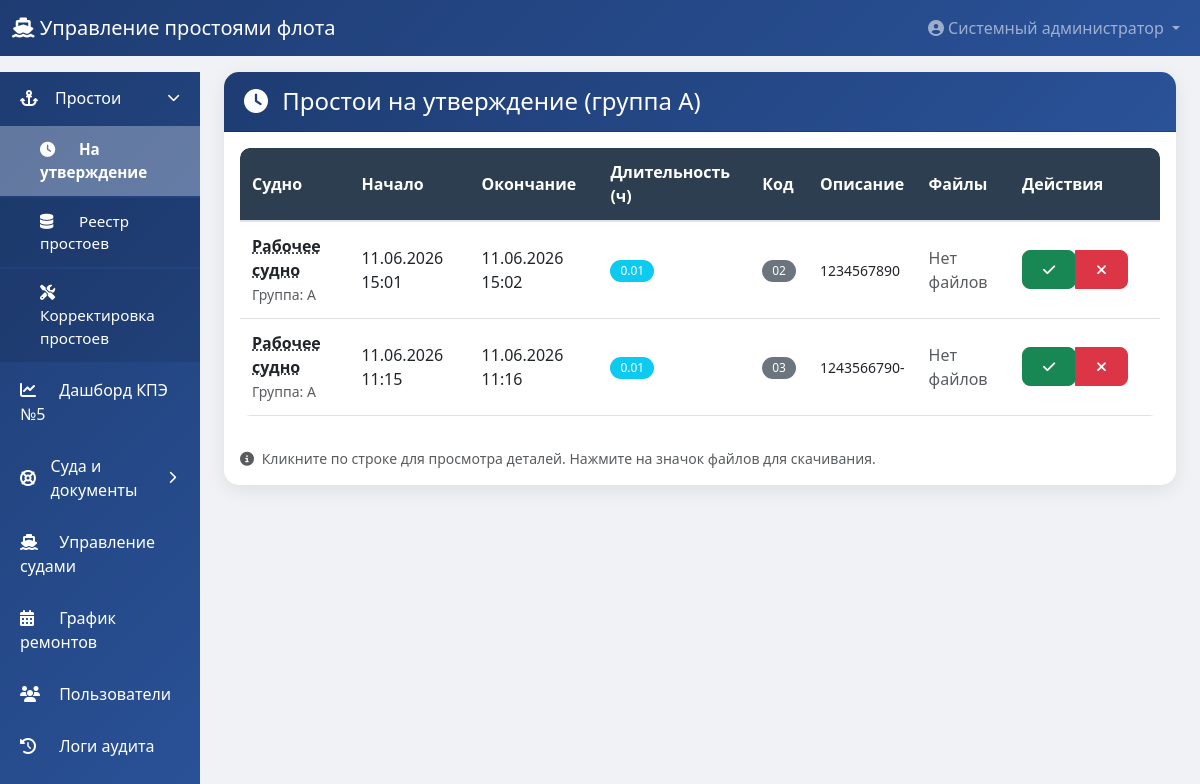
Page /engineer/pending (signed in) on the committed database.
### models.py (models this page shows, shortened)
class User(UserMixin, db.Model):
    __tablename__ = 'users'
    id = db.Column(db.Integer, primary_key=True)
    username = db.Column(db.String(80), unique=True, nullable=False)
    password_hash = db.Column(db.String(200), nullable=False)
    full_name = db.Column(db.String(200), nullable=False)
    role = db.Column(db.String(20), nullable=False)
    is_active = db.Column(db.Boolean, default=True)
    ship_id = db.Column(db.Integer, db.ForeignKey('ships.id'), nullable=True)
    created_at = db.Column(db.DateTime, default=datetime.utcnow)
    ship = db.relationship('Ship', backref='captains', foreign_keys=[ship_id])

class Downtime(db.Model):
    __tablename__ = 'downtimes'
    id = db.Column(db.Integer, primary_key=True)
    ship_id = db.Column(db.Integer, db.ForeignKey('ships.id'), nullable=False)
    start_time = db.Column(db.DateTime, nullable=False)
    end_time = db.Column(db.DateTime, nullable=True)
    reason_code = db.Column(db.String(2), nullable=True)
    description = db.Column(db.Text, nullable=True)
    status = db.Column(db.String(20), default='draft')  # draft, captain_signed, approved, rejected
    engineer_comment = db.Column(db.Text, nullable=True)
    engineer_approved = db.Column(db.Boolean, default=False)
    created_by = db.Column(db.Integer, db.ForeignKey('users.id'))
    created_at = db.Column(db.DateTime, default=datetime.utcnow)
    ship = db.relationship('Ship', backref='downtimes')
    creator = db.relationship('User', backref='created_downtimes')

class Ship(db.Model):
    __tablename__ = 'ships'
    id = db.Column(db.Integer, primary_key=True)
    name = db.Column(db.String(200), nullable=False)
    reg_number = db.Column(db.String(50), unique=True)
    group = db.Column(db.String(1), nullable=False)  # A, B, C
    navigation_start = db.Column(db.Date, nullable=False)
    navigation_end = db.Column(db.Date, nullable=False)
    planned_downtime_hours = db.Column(db.Float, default=0)
    is_active = db.Column(db.Boolean, default=True)
    core = db.Column(db.String(10))                # Р.Я / Н.Я
    build_year = db.Column(db.String(20))
    gross_tonnage = db.Column(db.String(50))       # Валовая вместимость, р.т.
    rko_class = db.Column(db.String(100))          # Класс (РКО)
    id_number = db.Column(db.String(100))          # Идентификационный номер
    annual_rko = db.Column(db.String(50))          # Ежегодное РКО
    sub = db.Column(db.String(50))                 # СУБ
    min_crew_cert = db.Column(db.String(200))      # Свидетельство о минимальном составе экипажа
    dimensions = db.Column(db.String(100))         # Габариты L/B/H/T
    branch = db.Column(db.String(200))             # Филиал
    ship_type = db.Column(db.String(200))          # Тип судна
    engine_power = db.Column(db.String(50))        # Мощность главных двигателей, кВт (для земснарядов)
    electronic_charts = db.Column(db.String(3))    # Наличие электронных карт: Да / Нет
    radar = db.Column(db.String(3))                # Наличие радиолокационных станций: Да / Нет
    productivity = db.Column(db.String(50))        # Производительность

### app.py (the view)
@app.route('/engineer/pending')
@login_required
@engineer_required
def engineer_pending():
    pending_downtimes = Downtime.query.filter_by(status='captain_signed')\
        .join(Ship).filter(Ship.group == 'A')\
        .order_by(Downtime.start_time.desc()).all()
    return render_template('engineer/pending.html', downtimes=pending_downtimes)

### templates/engineer/pending.html (shortened to what this page needs)
{% extends "base.html" %}
{% block content %}
<div class="container-fluid">
    <div class="card">
        <div class="card-header bg-warning text-white">
            <h4 class="mb-0"><i class="fas fa-clock me-2"></i> Простои на утверждение (группа А)</h4>
        </div>
        <div class="card-body">
            <div class="table-responsive">
                <table class="table table-hover">
                    <thead style="background-color: #2c3e50; color: white;">
                        <tr>
                            <th style="background-color: #2c3e50; color: white;">Судно</th>
                            <th style="background-color: #2c3e50; color: white;">Начало</th>
                            <th style="background-color: #2c3e50; color: white;">Окончание</th>
                            <th style="background-color: #2c3e50; color: white;">Длительность (ч)</th>
                            <th style="background-color: #2c3e50; color: white;">Код</th>
                            <th style="background-color: #2c3e50; color: white;">Описание</th>
                            <th style="background-color: #2c3e50; color: white;">Файлы</th>
                            <th style="background-color: #2c3e50; color: white; width: 150px;">Действия</th>
                        </tr>
                    </thead>
                    <tbody>
                        {% for dt in downtimes %}
                        <tr class="clickable-row" data-downtime-id="{{ dt.id }}" style="cursor: pointer;">
                            <td>
                                <strong class="ship-info-link" data-ship-id="{{ dt.ship_id }}">{{ dt.ship.name }}</strong>
                                <br><small class="text-muted">Группа: {{ dt.ship.group }}</small>
                            </td>
                            <td>{{ dt.start_time.strftime('%d.%m.%Y %H:%M') }}</td>
                            <td>{{ dt.end_time.strftime('%d.%m.%Y %H:%M') if dt.end_time else '-' }}</td>
                            <td>
                                <span class="badge bg-info">
                                    {{ ((dt.end_time - dt.start_time).total_seconds() / 3600)|round(2) if dt.end_time else 0 }}
                                </span>
                            </td>
                            <td><span class="badge bg-secondary">{{ dt.reason_code }}</span></td>
                            <td>
                                <small>
                                    {% if dt.description %}
                                        {{ dt.description[:60] }}{% if dt.description|length > 60 %}...{% endif %}
                                    {% else %}
                                        <span class="text-muted">Нет описания</span>
                                    {% endif %}
                                </small>
                            </td>
                            <td>
                                {% if dt.files and dt.files|length > 0 %}
                                    <button class="btn btn-sm btn-outline-info"
                                            data-bs-toggle="modal"
                                            data-bs-target="#filesModal{{ dt.id }}"
                                            onclick="event.stopPropagation()"
                                            title="Просмотреть файлы">
                                        <i class="fas fa-paperclip"></i> {{ dt.files|length }}
                                    </button>
                                {% else %}
                                    <span class="text-muted">Нет файлов</span>
                                {% endif %}
                            </td>
                            <td>
                                <div class="btn-group" role="group">
                                    <form method="POST" action="{{ url_for('approve_downtime', downtime_id=dt.id) }}" style="display: inline-block;" onclick="event.stopPropagation()">
                                        <button type="submit" class="btn btn-sm btn-success"
                                                onclick="return confirm('Утвердить простой №{{ dt.id }}?')"
                                                title="Утвердить">
                                            <i class="fas fa-check"></i>
                                        </button>
                                    </form>
                                    <button type="button" class="btn btn-sm btn-danger"
                                            data-bs-toggle="modal"
                                            data-bs-target="#rejectModal{{ dt.id }}"
                                            onclick="event.stopPropagation()"
                                            title="Отклонить">
                                        <i class="fas fa-times"></i>
                                    </button>
                                </div>
                            </td>
                        </tr>
                        {% endfor %}
                    </tbody>
                </table>
            </div>
            {% if downtimes|length > 0 %}
            <div class="mt-3 text-muted small">
                <i class="fas fa-info-circle me-1"></i> Кликните по строке для просмотра деталей. Нажмите на значок файлов для скачивания.
            </div>
            {% endif %}
        </div>
    </div>
</div>
{% endblock %}

### templates/base.html (shortened to what this page needs)
<!DOCTYPE html>
<html lang="ru">
<head>
    <link href="https://cdn.jsdelivr.net/npm/bootstrap@5.3.0/dist/css/bootstrap.min.css" rel="stylesheet">
    <link rel="stylesheet" href="https://cdnjs.cloudflare.com/ajax/libs/font-awesome/6.4.0/css/all.min.css">
    <link href="https://cdn.jsdelivr.net/npm/tom-select@2.3.1/dist/css/tom-select.bootstrap5.min.css" rel="stylesheet">
</head>
<body>
    {% if current_user.is_authenticated %}
    <nav class="navbar navbar-expand-lg navbar-dark" style="background: linear-gradient(135deg, #1e3c72 0%, #2a5298 100%);">
        <div class="container-fluid">
            <a class="navbar-brand" href="{{ url_for('dashboard') }}">
                <i class="fas fa-ship"></i> Управление простоями флота
            </a>
            <div class="collapse navbar-collapse" id="navbarNav">
                <ul class="navbar-nav ms-auto">
                    <li class="nav-item dropdown">
                        <a class="nav-link dropdown-toggle" href="#" role="button" data-bs-toggle="dropdown">
                            <i class="fas fa-user-circle"></i> {{ current_user.full_name }}
                        </a>
                    </li>
                </ul>
            </div>
        </div>
    </nav>
    <div class="container-fluid mt-3">
        <div class="row">
            <div class="col-md-2 col-lg-2 d-none d-md-block sidebar p-0">
                <div class="list-group list-group-flush">
                    {% if current_user.role == 'captain' %}
                        <a href="{{ url_for('captain_dashboard') }}" class="list-group-item list-group-item-action">
                            <i class="fas fa-tachometer-alt"></i> Дашборд капитана
                        </a>
                        <a href="{{ url_for('captain_history') }}" class="list-group-item list-group-item-action">
                            <i class="fas fa-history"></i> История простоев
                        </a>
                    {% elif current_user.role == 'admin' %}
                        {% set downtimes_open = request.endpoint in ['engineer_pending', 'engineer_downtimes', 'admin_downtimes_correction'] %}
                        <a href="#downtimesGroup" class="list-group-item list-group-item-action sidebar-group-toggle {% if not downtimes_open %}collapsed{% endif %}" data-bs-toggle="collapse" role="button" aria-expanded="{{ 'true' if downtimes_open else 'false' }}" aria-controls="downtimesGroup">
                            <i class="fas fa-anchor"></i> Простои
                            <i class="fas fa-chevron-down sidebar-chevron"></i>
                        </a>
                        <div class="collapse {% if downtimes_open %}show{% endif %}" id="downtimesGroup">
                            <a href="{{ url_for('engineer_pending') }}" class="list-group-item list-group-item-action sidebar-subitem {% if request.endpoint == 'engineer_pending' %}active{% endif %}">
                                <i class="fas fa-clock"></i> На утверждение
                            </a>
                            <a href="{{ url_for('engineer_downtimes') }}" class="list-group-item list-group-item-action sidebar-subitem {% if request.endpoint == 'engineer_downtimes' %}active{% endif %}">
                                <i class="fas fa-database"></i> Реестр простоев
                            </a>
                            <a href="{{ url_for('admin_downtimes_correction') }}" class="list-group-item list-group-item-action sidebar-subitem {% if request.endpoint == 'admin_downtimes_correction' %}active{% endif %}">
                                <i class="fas fa-tools"></i> Корректировка простоев
                            </a>
                        </div>
                        <a href="{{ url_for('engineer_dashboard_page') }}" class="list-group-item list-group-item-action">
                            <i class="fas fa-chart-line"></i> Дашборд КПЭ №5
                        </a>
                        {% set fleet_open = request.blueprint == 'fleet' %}
                        <a href="#fleetGroup" class="list-group-item list-group-item-action sidebar-group-toggle {% if not fleet_open %}collapsed{% endif %}" data-bs-toggle="collapse" role="button" aria-expanded="{{ 'true' if fleet_open else 'false' }}" aria-controls="fleetGroup">
                            <i class="fas fa-life-ring"></i> Суда и документы
                            <i class="fas fa-chevron-down sidebar-chevron"></i>
                        </a>
                        <a href="{{ url_for('admin_ships') }}" class="list-group-item list-group-item-action">
                            <i class="fas fa-ship"></i> Управление судами
                        </a>
                        <a href="{{ url_for('admin_maintenance') }}" class="list-group-item list-group-item-action">
                            <i class="fas fa-calendar-alt"></i> График ремонтов
                        </a>
                        <a href="{{ url_for('admin_users') }}" class="list-group-item list-group-item-action">
                            <i class="fas fa-users"></i> Пользователи
                        </a>
                        <a href="{{ url_for('admin_logs') }}" class="list-group-item list-group-item-action">
                            <i class="fas fa-history"></i> Логи аудита
                        </a>
                    {% endif %}
                </div>
            </div>
            <div class="col-md-10 col-lg-10">
                {% block content %}{% endblock %}
            </div>
        </div>
    </div>
    {% else %}
        {% block content_login %}{% endblock %}
    {% endif %}
</body>
</html>

### rows in the picture
User: full_name "Системный администратор"
Downtime: ship.name "Рабочее судно", ship.group "A", start_time "11.06.2026 15:01", end_time "11.06.2026 15:02", end_time+start_time "0.01", reason_code "02", description "1234567890"
Downtime: ship.name "Рабочее судно", ship.group "A", start_time "11.06.2026 11:15", end_time "11.06.2026 11:16", end_time+start_time "0.01", reason_code "03", description "1243566790-"
